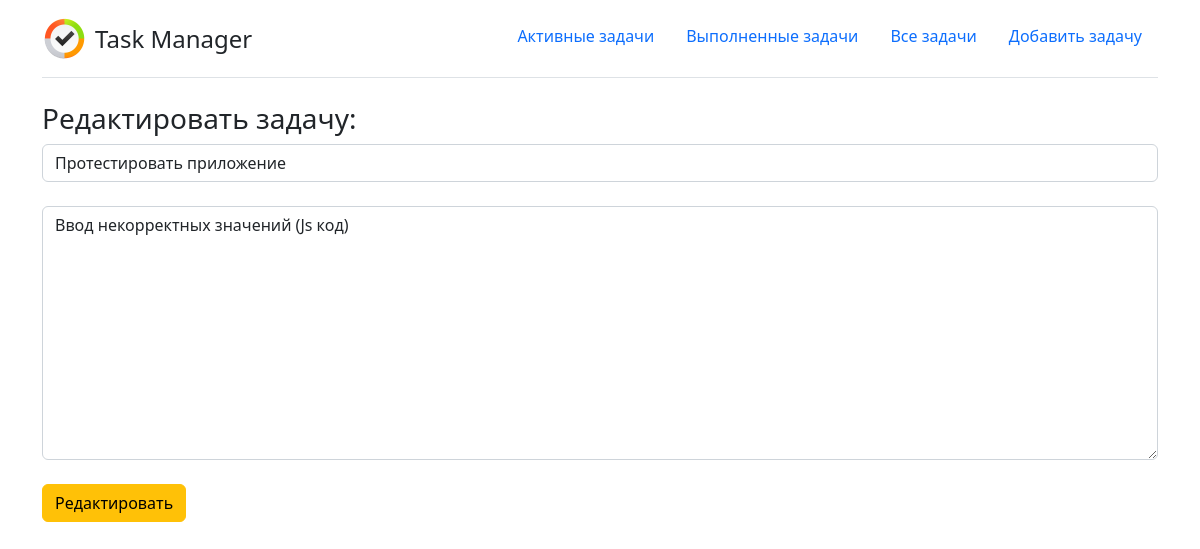
The page /update/34 on the database its author committed.
### Main/models.py (models this page shows, shortened)
class Task(models.Model):
    title = models.CharField(max_length=255, verbose_name='Название')
    task = models.TextField(verbose_name='Задача')
    time_create = models.DateTimeField(auto_now_add=True, verbose_name='Время создания')
    time_update = models.DateTimeField(auto_now=True, verbose_name='Время обновления')
    done = models.BooleanField(default=False, verbose_name='Статус')
    class Meta:
        verbose_name = 'Задача'
        verbose_name_plural = 'Задачи'

### Main/views.py (the view)
# urls.py: path('update/<int:pk>', UpdateTask.as_view(), name='updateTask'),
class UpdateTask(UpdateView):
    model = Task
    template_name = 'Main/add.html'
    form_class = TaskForm
    success_url = '/'
    extra_context = {'title': 'Редактирование задачи'}

### Main/forms.py
class TaskForm(ModelForm):
    class Meta:
        model = Task
        fields = ['title', 'task']
        widgets = {
            'title': TextInput(attrs={
                'class': 'form-control',
                'placeholder': 'Введите название задачи:'
            }),
            'task': Textarea(attrs={
                'class': 'form-control',
                'placeholder': 'Введите описание задачи:'
            })
        }

### Main/templates/Main/add.html (shortened to what this page needs)
{% extends 'Main/base.html' %}
{% block body %}
  {% if title == 'Добавить задачу' %}
    <h3>Добавить задачу:</h3>
  {% else %}
    <h3>Редактировать задачу:</h3>
  {% endif %}
  <form method="post">
    {{ form.title }}<br>
    {{ form.task }}<br>
    {% if title == 'Добавить задачу' %}
      <button type="submit" class="btn btn-success">Добавить</button>
    {% else %}
      <button type="submit" class="btn btn-warning" name="next" value="{{ request.path }}">Редактировать</button>
    {% endif %}
  </form>
{% endblock %}

### rows shown on the page
Task: title "Протестировать приложение", task "Ввод некорректных значений (Js код)"
